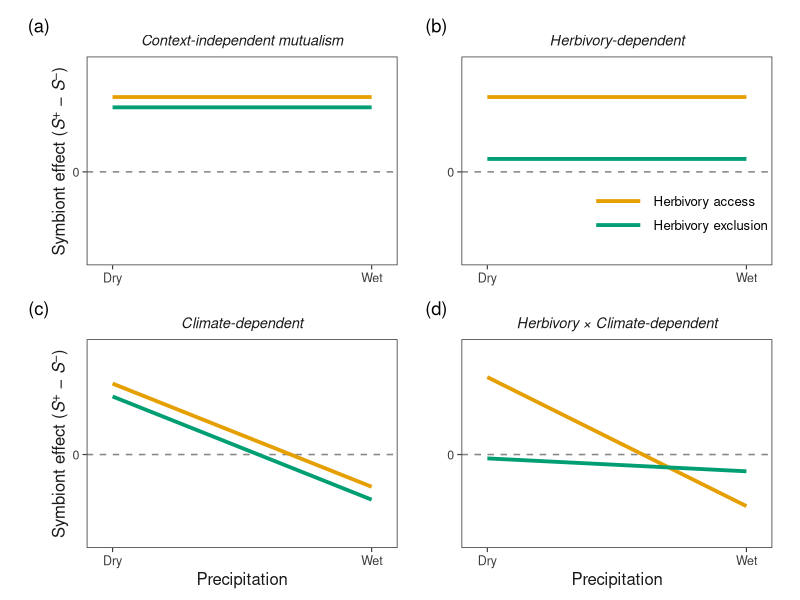
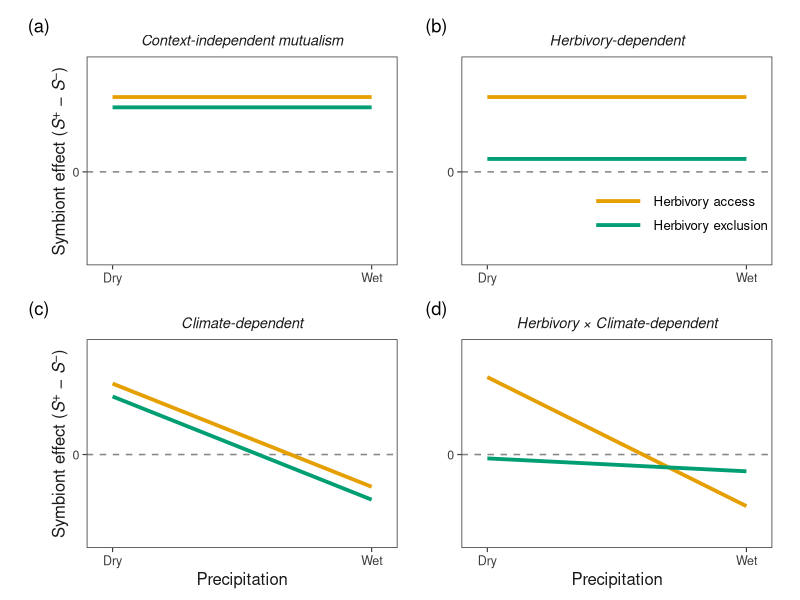

R code for these plots, in order:
library(ggplot2)
library(patchwork)
library(ggtext)   
# ── Palette (colorblind-safe, Ecology Letters compatible) ──────────────────────
COL_HERB <- "#E69F00"
COL_EXCL <- "#009E73"

# ── Shared theme ───────────────────────────────────────────────────────────────
theme_el <- function(show_legend = FALSE) {
  theme_classic(base_size = 11, base_family = "Helvetica") +
    theme(
      # Panel
      panel.background  = element_rect(fill = "white", colour = NA),
      panel.border      = element_rect(colour = "#3C3C3C", fill = NA,
                                       linewidth = 0.55),
      panel.grid        = element_blank(),
      axis.line         = element_blank(),

      # Title – italic, not bold, lighter weight
      plot.title = element_text(
        face   = "italic",
        size   = 10.5,
        hjust  = 0.5,
        margin = margin(b = 5),
        colour = "#1A1A1A"
      ),

      # Axes
      axis.title.y = element_markdown(size = 12, colour = "#1A1A1A"),
      axis.title.x = element_text(size = 12, colour = "#1A1A1A"),
      axis.text        = element_text(size = 9,    colour = "#3C3C3C"),
      axis.ticks       = element_line(colour = "#3C3C3C", linewidth = 0.4),
      axis.ticks.length = unit(3, "pt"),

      # Legend – bottom of full figure (controlled at plot_annotation level)
      legend.position   = if (show_legend) c(0.70, 0.25) else "none",
      legend.background = element_blank(),
      legend.key        = element_blank(),
      legend.key.width  = unit(1.4, "cm"),
      legend.text       = element_text(size = 9.5, family = "Helvetica"),
      legend.title      = element_blank(),

      # Margins
      plot.margin = margin(6, 8, 4, 8)
    )
}

# ── Panel function ─────────────────────────────────────────────────────────────
make_panel <- function(title,
                       herb_i, herb_s,
                       excl_i, excl_s,
                       show_x      = FALSE,
                       show_y      = FALSE,
                       show_legend = FALSE) {

  x <- seq(0, 1, length.out = 300)

  df <- data.frame(
    x = rep(x, 2),
    y = c(herb_i + herb_s * x,
          excl_i + excl_s * x),
    treatment = rep(c("Herbivory access", "Herbivory exclusion"), each = 300)
  )

  df$treatment <- factor(df$treatment,
                         levels = c("Herbivory access", "Herbivory exclusion"))

  ggplot(df, aes(x = x, y = y,
                 colour   = treatment,
                 linetype = treatment)) +

    # Zero reference line – more visible than before
    geom_hline(yintercept = 0,
               colour    = "#888888",
               linewidth = 0.55,
               linetype  = "dashed") +

    # Slightly thicker lines for print legibility
    geom_line(linewidth = 1.3) +

    scale_colour_manual(
      values = c("Herbivory access"    = COL_HERB,
                 "Herbivory exclusion" = COL_EXCL)
    ) +

    scale_linetype_manual(
      values = c("Herbivory access"    = "solid",
                 "Herbivory exclusion" = "solid")
    ) +

    scale_x_continuous(
      breaks = c(0, 1),
      labels = c("Dry", "Wet"),
      expand = c(0.05, 0.05)
    ) +

    scale_y_continuous(
      breaks = 0,
      labels = "0",
      limits = c(-0.65, 0.82),
      expand = c(0.03, 0.03)
    ) +

    labs(
      title = title,
      x = if (show_x) "Precipitation" else NULL,
      y = if (show_y) "Symbiont effect (*S*<sup>+</sup> \u2212 *S*<sup>\u2212</sup>)" else NULL
    ) +

    theme_el(show_legend = show_legend)
}

# ── Panels ─────────────────────────────────────────────────────────────────────
p1 <- make_panel("Context-independent mutualism",
                 0.58,  0.00,
                 0.50,  0.00,
                 show_y = TRUE)

p2 <- make_panel("Herbivory-dependent",
                 0.58,  0.00,
                 0.10,  0.00,
                 show_legend = TRUE)   # legend pulled to figure bottom below

p3 <- make_panel("Climate-dependent",
                 0.55, -0.80,
                 0.45, -0.80,
                 show_x = TRUE, show_y = TRUE)

p4 <- make_panel("Herbivory \u00d7 Climate-dependent",
                 0.60, -1.00,
                -0.03, -0.10,
                 show_x = TRUE)

# ── Combine ────────────────────────────────────────────────────────────────────
# Extract legend from p2 and place it at the bottom of the combined figure
final <- (p1 | p2) / (p3 | p4) +

  plot_annotation(
    tag_levels = "a",
    tag_prefix = "(",
    tag_suffix = ")",
    theme = theme(
      plot.tag = element_text(
        face   = "bold",
        size   = 11,
        family = "Helvetica",
        colour = "#1A1A1A"
      ),
      plot.tag.position = c(0.01, 0.99)
    )
  ) &

  # Apply consistent spacing across all panels
  theme(plot.margin = margin(6, 10, 4, 10))

# ── Save ───────────────────────────────────────────────────────────────────────
# Update path to your local directory
out_path <- "/Users/jacobmoutouama/Dropbox/Miller Lab/github/endo-range-limits/Figure/conceptual_figure.pdf"

ggsave(out_path,
       plot   = final,
       width  = 8,
       height = 6.0,        # slightly tighter than before
       device = cairo_pdf)

# Also save a high-res PNG for quick preview
ggsave(sub("\\.pdf$", ".png", out_path),
       plot   = final,
       width  = 7.5,
       height = 6.0,
       dpi    = 300)

message("Saved: conceptual_figure.pdf and conceptual_figure.png")
